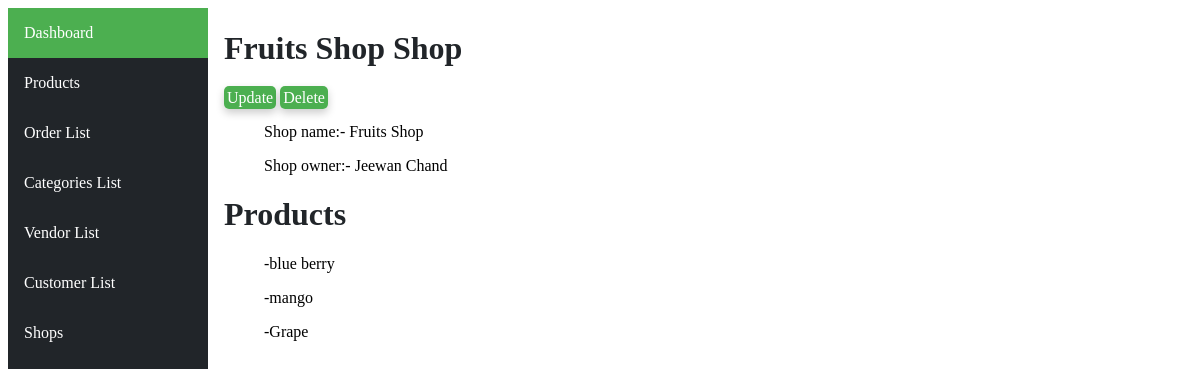
The page /shop/5 on the database as committed earlier.
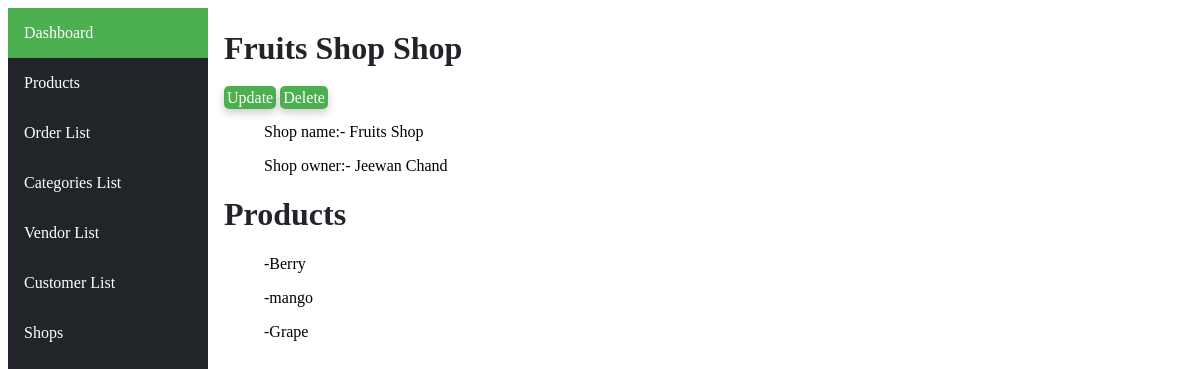
The same page on the database as committed later.
### ecommerceApp/models.py (models this page shows, shortened)
class Product(models.Model):
    name=models.CharField(max_length=50)
    description=models.CharField(max_length=1000)
    category=models.ForeignKey(Category,on_delete=models.CASCADE, related_name="category_name")
    shop=models.ManyToManyField(Shop, related_name="shop_name")

### ecommerceApp/views.py (the view)
# urls.py: path('shop/<int:id>',views.shop,name="shop"),
def shop(request,id):
    products=Product.objects.filter(shop=id)
    shop=Shop.objects.get(pk=id)
    shop.shop_name.name
    return render(request,'html/shoplist.html',{"shop":shop,"products":products })

### ecommerceApp/templates/html/shoplist.html
{%extends "html/layout.html"%}
{%block body%}
{% load static %}
<link rel="stylesheet" href="{% static 'css/orderdetail.css' %}" />
<h1 style="color: #212529;"> {{shop.name}} Shop</h1>
<a class="btn" href="{%url 'main:update-shop' shop.id%}">Update</a>
<a class="btn"href="{%url 'main:delete-shop' shop.id%}">Delete</a>
    <ul>Shop name:- {{shop.name}}</ul>
    <ul>Shop owner:- {{shop.owner.name}}</ul>
    <h1 style="color: #212529;">Products</h1>
    {%for name in products%}
      <ul>-{{name.name}}</ul>
    {%endfor%}
{%endblock%}

Rows that differ between the two databases and show on the page:
changed Product: name "blue berry" → "Berry"
